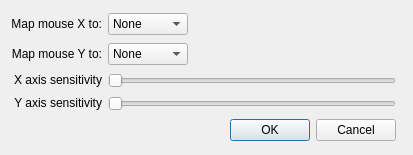
<?xml version="1.0" encoding="UTF-8"?>
<ui version="4.0">
 <class>UICMOUSEControls</class>
 <widget class="QWidget" name="UICMOUSEControls">
  <property name="windowModality">
   <enum>Qt::NonModal</enum>
  </property>
  <property name="geometry">
   <rect>
    <x>0</x>
    <y>0</y>
    <width>413</width>
    <height>155</height>
   </rect>
  </property>
  <property name="minimumSize">
   <size>
    <width>413</width>
    <height>0</height>
   </size>
  </property>
  <property name="windowTitle">
   <string>Mouse protocol settings</string>
  </property>
  <property name="windowIcon">
   <iconset resource="win32-mouse-protocol.qrc">
    <normaloff>:/images/mouse.png</normaloff>:/images/mouse.png</iconset>
  </property>
  <property name="layoutDirection">
   <enum>Qt::LeftToRight</enum>
  </property>
  <property name="autoFillBackground">
   <bool>false</bool>
  </property>
  <layout class="QGridLayout" name="gridLayout">
   <item row="0" column="0">
    <widget class="QLabel" name="textLabel2_2">
     <property name="sizePolicy">
      <sizepolicy hsizetype="Minimum" vsizetype="Maximum">
       <horstretch>0</horstretch>
       <verstretch>0</verstretch>
      </sizepolicy>
     </property>
     <property name="text">
      <string>Map mouse X to:</string>
     </property>
     <property name="alignment">
      <set>Qt::AlignRight|Qt::AlignTrailing|Qt::AlignVCenter</set>
     </property>
     <property name="wordWrap">
      <bool>false</bool>
     </property>
    </widget>
   </item>
   <item row="1" column="0">
    <widget class="QLabel" name="textLabel2_3">
     <property name="sizePolicy">
      <sizepolicy hsizetype="Minimum" vsizetype="Maximum">
       <horstretch>0</horstretch>
       <verstretch>0</verstretch>
      </sizepolicy>
     </property>
     <property name="text">
      <string>Map mouse Y to:</string>
     </property>
     <property name="alignment">
      <set>Qt::AlignRight|Qt::AlignTrailing|Qt::AlignVCenter</set>
     </property>
     <property name="wordWrap">
      <bool>false</bool>
     </property>
    </widget>
   </item>
   <item row="0" column="1" colspan="2">
    <widget class="QComboBox" name="cbxSelectMouse_X">
     <property name="sizePolicy">
      <sizepolicy hsizetype="Preferred" vsizetype="Maximum">
       <horstretch>0</horstretch>
       <verstretch>0</verstretch>
      </sizepolicy>
     </property>
     <property name="maximumSize">
      <size>
       <width>80</width>
       <height>16777215</height>
      </size>
     </property>
     <property name="toolTip">
      <string>Select Number</string>
     </property>
     <property name="insertPolicy">
      <enum>QComboBox::InsertAlphabetically</enum>
     </property>
     <item>
      <property name="text">
       <string>None</string>
      </property>
     </item>
     <item>
      <property name="text">
       <string>X</string>
      </property>
     </item>
     <item>
      <property name="text">
       <string>Y</string>
      </property>
     </item>
     <item>
      <property name="text">
       <string>Z</string>
      </property>
     </item>
     <item>
      <property name="text">
       <string>Yaw</string>
      </property>
     </item>
     <item>
      <property name="text">
       <string>Pitch</string>
      </property>
     </item>
     <item>
      <property name="text">
       <string>Roll</string>
      </property>
     </item>
    </widget>
   </item>
   <item row="1" column="1" colspan="2">
    <widget class="QComboBox" name="cbxSelectMouse_Y">
     <property name="sizePolicy">
      <sizepolicy hsizetype="Preferred" vsizetype="Maximum">
       <horstretch>0</horstretch>
       <verstretch>0</verstretch>
      </sizepolicy>
     </property>
     <property name="maximumSize">
      <size>
       <width>80</width>
       <height>16777215</height>
      </size>
     </property>
     <property name="toolTip">
      <string>Select Number</string>
     </property>
     <property name="insertPolicy">
      <enum>QComboBox::InsertAlphabetically</enum>
     </property>
     <item>
      <property name="text">
       <string>None</string>
      </property>
     </item>
     <item>
      <property name="text">
       <string>X</string>
      </property>
     </item>
     <item>
      <property name="text">
       <string>Y</string>
      </property>
     </item>
     <item>
      <property name="text">
       <string>Z</string>
      </property>
     </item>
     <item>
      <property name="text">
       <string>Yaw</string>
      </property>
     </item>
     <item>
      <property name="text">
       <string>Pitch</string>
      </property>
     </item>
     <item>
      <property name="text">
       <string>Roll</string>
      </property>
     </item>
    </widget>
   </item>
   <item row="4" column="1">
    <widget class="QDialogButtonBox" name="buttonBox">
     <property name="standardButtons">
      <set>QDialogButtonBox::Cancel|QDialogButtonBox::Ok</set>
     </property>
    </widget>
   </item>
   <item row="2" column="0">
    <widget class="QLabel" name="textLabel2_4">
     <property name="sizePolicy">
      <sizepolicy hsizetype="Minimum" vsizetype="Maximum">
       <horstretch>0</horstretch>
       <verstretch>0</verstretch>
      </sizepolicy>
     </property>
     <property name="text">
      <string>X axis sensitivity</string>
     </property>
     <property name="alignment">
      <set>Qt::AlignRight|Qt::AlignTrailing|Qt::AlignVCenter</set>
     </property>
     <property name="wordWrap">
      <bool>false</bool>
     </property>
    </widget>
   </item>
   <item row="2" column="1">
    <widget class="QSlider" name="sensitivity_x">
     <property name="sizePolicy">
      <sizepolicy hsizetype="Expanding" vsizetype="Maximum">
       <horstretch>0</horstretch>
       <verstretch>0</verstretch>
      </sizepolicy>
     </property>
     <property name="orientation">
      <enum>Qt::Horizontal</enum>
     </property>
     <property name="tickInterval">
      <number>25</number>
     </property>
    </widget>
   </item>
   <item row="3" column="0">
    <widget class="QLabel" name="textLabel2_5">
     <property name="sizePolicy">
      <sizepolicy hsizetype="Minimum" vsizetype="Maximum">
       <horstretch>0</horstretch>
       <verstretch>0</verstretch>
      </sizepolicy>
     </property>
     <property name="text">
      <string>Y axis sensitivity</string>
     </property>
     <property name="alignment">
      <set>Qt::AlignRight|Qt::AlignTrailing|Qt::AlignVCenter</set>
     </property>
     <property name="wordWrap">
      <bool>false</bool>
     </property>
    </widget>
   </item>
   <item row="3" column="1">
    <widget class="QSlider" name="sensitivity_y">
     <property name="sizePolicy">
      <sizepolicy hsizetype="Expanding" vsizetype="Maximum">
       <horstretch>0</horstretch>
       <verstretch>0</verstretch>
      </sizepolicy>
     </property>
     <property name="orientation">
      <enum>Qt::Horizontal</enum>
     </property>
     <property name="tickInterval">
      <number>25</number>
     </property>
    </widget>
   </item>
  </layout>
 </widget>
 <resources>
  <include location="win32-mouse-protocol.qrc"/>
 </resources>
 <connections/>
 <slots>
  <slot>startEngineClicked()</slot>
  <slot>stopEngineClicked()</slot>
  <slot>cameraSettingsClicked()</slot>
 </slots>
</ui>
